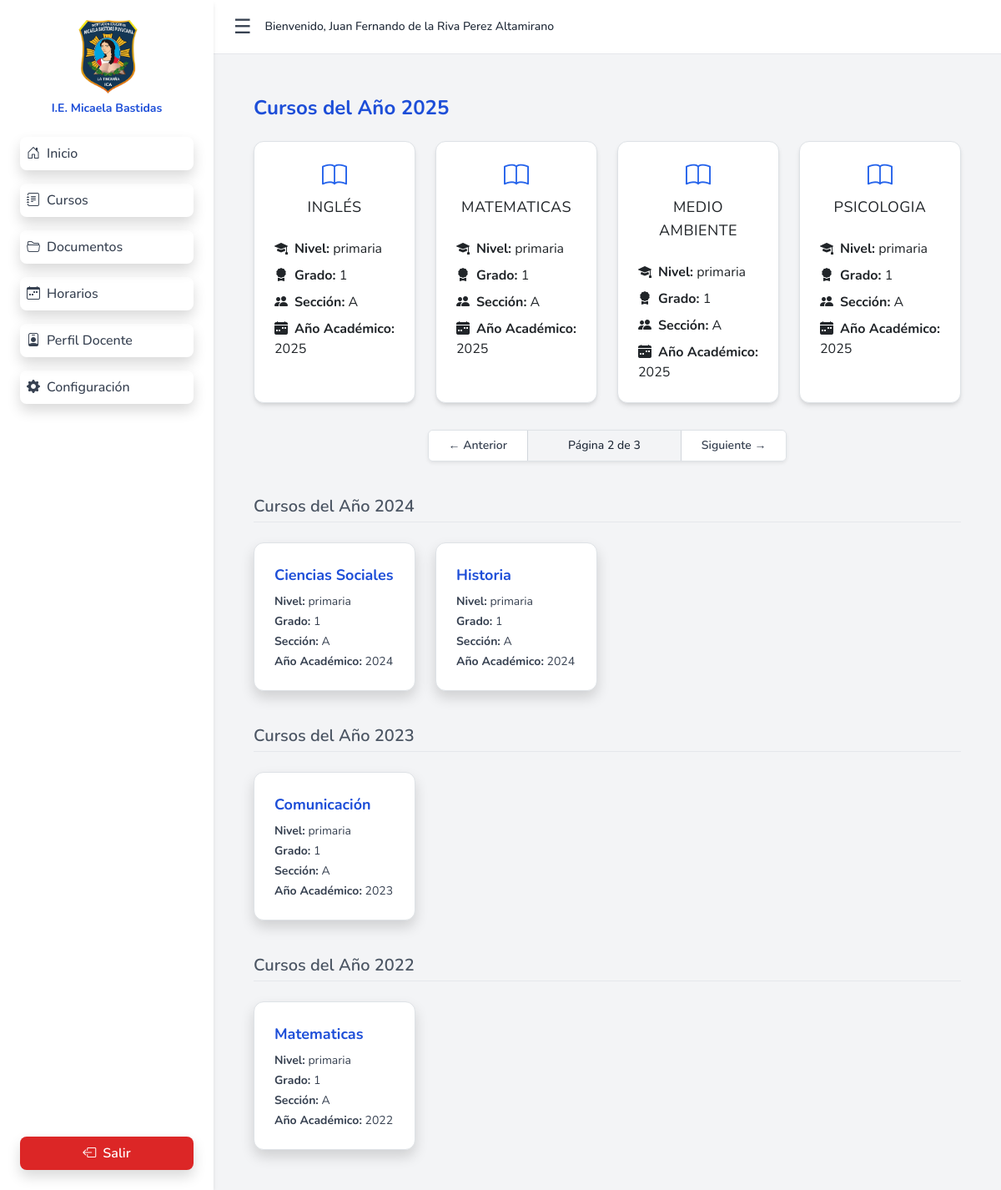
Page /courses/?year=2025&page=2 (signed in) on the earlier database version.
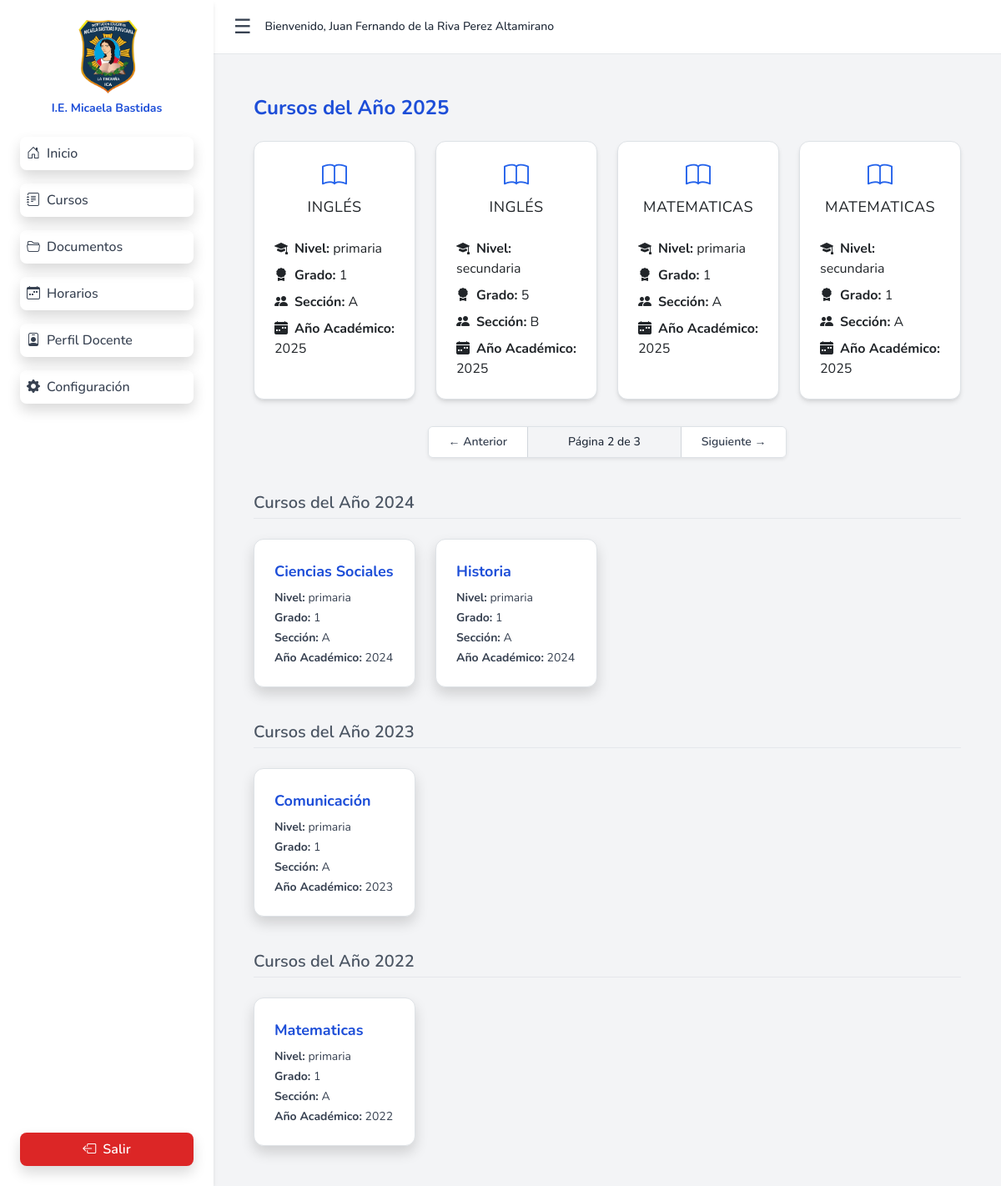
Same page on the later database version.
### class_assignment/models.py (models this page shows, shortened)
class ClassAssignment(models.Model):
    teacher = models.ForeignKey(Teacher, on_delete=models.CASCADE)
    course = models.ForeignKey(Course, on_delete=models.CASCADE)
    LEVEL_CHOICES = [
        ('primaria', 'Primaria'),
        ('secundaria', 'Secundaria'),
    ]
    level = models.CharField(max_length=10, choices=LEVEL_CHOICES)
    grade = models.PositiveSmallIntegerField()
    section = models.CharField(max_length=1)
    academic_year = models.CharField(max_length=4)
    class Meta:
        constraints = [
            models.UniqueConstraint(
                fields=['teacher', 'course', 'level', 'grade', 'section', 'academic_year'],
                name='unique_class_assignment_per_year'
            )
        ]

### course/models.py (models this page shows, shortened)
class Course(models.Model):
    name_validator = RegexValidator(
        regex=r'^[A-Za-zÀ-ÿ\s]{1,30}$',
        message='Course name must contain only letters and be up to 30 characters.'
    )
    name = models.CharField(max_length=30, validators=[name_validator])
    LEVEL_CHOICES = [
        ('primaria', 'Primaria'),
        ('secundaria', 'Secundaria'),
    ]
    level = models.CharField(max_length=10, choices=LEVEL_CHOICES)

### dashboard/views.py (the view)
# urls.py: path('courses/', views.teacher_courses, name='teacher_courses'),
@login_required
def teacher_courses(request):
    current_year = str(datetime.now().year)
    assignments = ClassAssignment.objects.filter(teacher__user=request.user)
    current_year_courses = [a for a in assignments if a.academic_year == current_year]
    past_courses_grouped = defaultdict(list)
    for assignment in assignments:
        if assignment.academic_year != current_year:
            past_courses_grouped[assignment.academic_year].append(assignment)
    current_year_courses.sort(key=lambda a: a.course.name.lower())
    past_years_courses = {
        year: sorted(course_list, key=lambda a: a.course.name.lower())
        for year, course_list in sorted(past_courses_grouped.items(), reverse=True)
    }
    current_page_number = request.GET.get("page")
    current_paginator = Paginator(current_year_courses, 4)
    current_year_page_obj = current_paginator.get_page(current_page_number)
    return render(request, 'dashboard/teacher_courses.html', {
        'current_year': current_year,
        'current_year_page_obj': current_year_page_obj,
        'current_year_courses': current_year_page_obj,  # alias para el template
        'past_years_courses': past_years_courses
    })

### preferences/context_processors.py (called while the page is built)
def dark_mode_context(request):
    if request.user.is_authenticated and hasattr(request.user, 'preferences'):
        return {'dark_mode': request.user.preferences.dark_mode}
    return {'dark_mode': False}

### templates/dashboard/teacher_courses.html (shortened to what this page needs)
{% extends 'base/base_dashboard.html' %}
{% load static %}
{% load i18n %}
{% block inner_content %}
<div class="p-6">
  {% if current_year_courses %}
    <h2 class="text-2xl font-bold text-blue-700 mb-6">{% trans "Cursos del Año" %} {{ current_year }}</h2>
    <div class="grid grid-cols-1 sm:grid-cols-2 md:grid-cols-3 lg:grid-cols-4 gap-6">
  {% for assignment in current_year_courses %}
    <a href="{% url 'course_detail' assignment.id %}" class="block group transition duration-300 transform hover:-translate-y-1">
      <div class="bg-white border border-gray-200 rounded-xl shadow-md p-4 h-full
                  transition-all duration-300 group-hover:shadow-lg">
        <div class="flex flex-col items-center justify-center mb-4">
          <i class="bi bi-book text-blue-600 text-3xl mb-1 transition group-hover:font-bold"></i>
          <h3 class="text-center text-lg uppercase tracking-wide transition group-hover:font-bold">
            {{ assignment.course.name }}
          </h3>
        </div>
        <ul class="text-base space-y-2 transition">
          <li class="transition group-hover:font-bold">
            <i class="bi bi-mortarboard-fill me-2"></i><strong>{% trans "Nivel" %}:</strong> {{ assignment.level }}
          </li>
          <li class="transition group-hover:font-bold">
            <i class="bi bi-award-fill me-2"></i><strong>{% trans "Grado" %}:</strong> {{ assignment.grade }}
          </li>
          <li class="transition group-hover:font-bold">
            <i class="bi bi-people-fill me-2"></i><strong>{% trans "Sección" %}:</strong> {{ assignment.section }}
          </li>
          <li class="transition group-hover:font-bold">
            <i class="bi bi-calendar-week-fill me-2"></i><strong>{% trans "Año Académico" %}:</strong> {{ assignment.academic_year }}
          </li>
        </ul>
      </div>
    </a>
  {% endfor %}
</div>
  {% endif %}
  {% if current_year_page_obj.has_other_pages %}
  <div class="flex justify-center mt-8">
    <nav class="inline-flex rounded-md shadow-sm overflow-hidden border border-gray-300" aria-label="Pagination">
      {% if current_year_page_obj.has_previous %}
        <a href="?year={{ current_year }}&page={{ current_year_page_obj.previous_page_number }}"
           class="px-4 py-2 bg-white text-gray-700 hover:bg-gray-100 font-semibold text-sm border-r border-gray-300 transition">
          ← {% trans "Anterior" %}
        </a>
      {% endif %}
      <span class="px-5 py-2 bg-gray-100 text-gray-800 font-medium text-sm border-r border-gray-300">
        {% trans "Página" %} {{ current_year_page_obj.number }} {% trans "de" %} {{ current_year_page_obj.paginator.num_pages }}
      </span>
      {% if current_year_page_obj.has_next %}
        <a href="?year={{ current_year }}&page={{ current_year_page_obj.next_page_number }}"
           class="px-4 py-2 bg-white text-gray-700 hover:bg-gray-100 font-semibold text-sm transition">
          {% trans "Siguiente" %} →
        </a>
      {% endif %}
    </nav>
  </div>
{% endif %}
  {% for year, assignments in past_years_courses.items %}
    <h2 class="text-xl font-semibold text-gray-600 mt-10 mb-4 border-b pb-1 border-gray-200">{% trans "Cursos del Año" %} {{ year }}</h2>
    <div class="grid grid-cols-1 sm:grid-cols-2 md:grid-cols-3 lg:grid-cols-4 gap-6">
      {% for assignment in assignments %}
        <div class="bg-white rounded-xl shadow p-4 border hover:border-blue-300 transition">
          <h3 class="text-lg font-bold text-blue-700 mb-2">{{ assignment.course.name }}</h3>
          <ul class="text-sm text-gray-700 space-y-1">
            <li><strong>{% trans "Nivel" %}:</strong> {{ assignment.level }}</li>
            <li><strong>{% trans "Grado" %}:</strong> {{ assignment.grade }}</li>
            <li><strong>{% trans "Sección" %}:</strong> {{ assignment.section }}</li>
            <li><strong>{% trans "Año Académico" %}:</strong> {{ assignment.academic_year }}</li>
          </ul>
        </div>
      {% endfor %}
    </div>
  {% endfor %}
</div>
{% endblock %}

### templates/base/base_dashboard.html (shortened to what this page needs)
{% extends 'base/base.html' %}
{% load static %}
{% load i18n %}
{% block content %}
<div id="dashboardContainer" class="flex h-screen overflow-hidden bg-gray-100">
  <aside id="sidebar"
         class="w-64 bg-white shadow-md transition-all duration-300 ease-in-out flex flex-col justify-between z-40">
    <div>
      <div class="text-center mt-4">
        <img src="{% static 'img/logo.jpg' %}" class="mx-auto w-20 mb-2" alt="Logo Colegio">
        <h5 class="text-blue-700 font-bold text-sm">I.E. Micaela Bastidas</h5>
      </div>
      <ul class="mt-6 space-y-4 px-6">
        <li>
          <a href="{% url 'teacher_dashboard' %}"
             class="flex items-center space-x-2 p-2 rounded-lg shadow transition font-medium
                    {% if request.path == '/dashboard/' %}bg-black text-white{% else %}text-gray-700 hover:bg-black hover:text-white{% endif %}">
            <i class="bi bi-house-door"></i><span class="text-base">{% trans "Inicio" %}</span>
          </a>
        </li>
        <li>
          <a href="{% url 'teacher_courses' %}"
             class="flex items-center space-x-2 p-2 rounded-lg shadow transition font-medium
                    {% if '/dashboard/courses/' in request.path or '/dashboard/my-courses/' in request.path %}bg-black text-white{% else %}text-gray-700 hover:bg-black hover:text-white{% endif %}">
            <i class="bi bi-journal-text"></i><span class="text-base">{% trans "Cursos" %}</span>
          </a>
        </li>
        <li>
          <a href="{% url 'teacher_documents' %}"
             class="flex items-center space-x-2 p-2 rounded-lg shadow transition font-medium
                    {% if request.path == '/dashboard/documents/' %}bg-black text-white{% else %}text-gray-700 hover:bg-black hover:text-white{% endif %}">
            <i class="bi bi-folder2-open"></i><span class="text-base">{% trans "Documentos" %}</span>
          </a>
        </li>
        <li>
          <a href="{% url 'teacher_schedule' %}"
             class="flex items-center space-x-2 p-2 rounded-lg shadow transition font-medium
                    {% if request.path == '/dashboard/schedules/' %}bg-black text-white{% else %}text-gray-700 hover:bg-black hover:text-white{% endif %}">
            <i class="bi bi-calendar-week"></i><span class="text-base">{% trans "Horarios" %}</span>
          </a>
        </li>
        <li>
          <a href="{% url 'teacher_profile' %}"
             class="flex items-center space-x-2 p-2 rounded-lg shadow transition font-medium
                    {% if '/dashboard/profile/' in request.path or '/dashboard/profile/edit' in request.path %}bg-black text-white{% else %}text-gray-700 hover:bg-black hover:text-white{% endif %}">
            <i class="bi bi-person-badge"></i><span class="text-base">{% trans "Perfil Docente" %}</span>
          </a>
        </li>
        <li>
          <a href="{% url 'configuration' %}"
             class="flex items-center space-x-2 p-2 rounded-lg shadow transition font-medium
                    {% if request.path == '/dashboard/configuration/' %}bg-black text-white{% else %}text-gray-700 hover:bg-black hover:text-white{% endif %}">
            <i class="bi bi-gear-fill"></i><span class="text-base">{% trans "Configuración" %}</span>
          </a>
        </li>
      </ul>
    </div>
    <form method="post" action="{% url 'logout' %}" class="p-6">
      <button type="submit"
              class="w-full bg-red-600 hover:bg-red-700 text-white font-semibold py-2 px-4 rounded-lg shadow transition">
        <i class="bi bi-box-arrow-left me-2"></i>{% trans "Salir" %}
      </button>
    </form>
  </aside>
  <div class="flex-1 flex flex-col">
    <header class="bg-white border-b shadow px-6 py-3 flex items-center justify-between">
      <div class="flex items-center space-x-4">
        <button id="toggleSidebar"
                class="text-gray-700 text-2xl focus:outline-none transition hover:scale-105">
          ☰
        </button>
        <span class="text-sm text-gray-800 font-medium">
          {% trans "Bienvenido" %}, {{ user.first_name }} {{ user.last_name }}
        </span>
      </div>
    </header>
    <main class="flex-1 overflow-y-auto p-6 bg-gray-100">
      {% block inner_content %}{% endblock %}
    </main>
  </div>
</div>
{% endblock %}

### templates/base/base.html (shortened to what this page needs)
{% load static %}
{% load i18n %}
<!DOCTYPE html>
<html lang="en">
<head>
    <link rel="stylesheet" href="https://cdn.jsdelivr.net/npm/bootstrap@5.3.2/dist/css/bootstrap.min.css">
    <link rel="stylesheet" href="https://cdn.jsdelivr.net/npm/bootstrap-icons@1.10.5/font/bootstrap-icons.css">
    <link rel="stylesheet" href="https://cdnjs.cloudflare.com/ajax/libs/animate.css/4.1.1/animate.min.css"/>
    <link href="https://cdn.jsdelivr.net/npm/tailwindcss@2.2.19/dist/tailwind.min.css" rel="stylesheet">
    <link rel="stylesheet" href="{% static 'css/styles.css' %}">
    <link rel="stylesheet" href="{% static 'css/dashboard.css' %}">
    <script src="https://cdn.tailwindcss.com"></script>
    {% if request.resolver_match.url_name == 'teacher_courses' %}
    <link rel="stylesheet" href="{% static 'css/teacher_courses.css' %}">
    {% endif %}
</head>
<body>
{% block content %}{% endblock %}
</body>
</html>

### static/css/styles.css (style rules this page uses)
body { min-height: 100vh; display: flex; flex-direction: column; margin: 0; padding: 0; }

### static/css/dashboard.css (style rules this page uses)
body { margin: 0; font-family: 'Segoe UI', Tahoma, Geneva, Verdana, sans-serif; background-color: #ffffff; height: auto; min-height: 100vh; overflow-x: hidden; overflow-y: auto; }

### static/css/teacher_courses.css (style rules this page uses)
html, body { margin: 0; padding: 0; height: 100%; overflow-x: hidden; overflow-y: auto; }

### templates/base/base.html (style rules this page uses)
body { font-family: 'Nunito', sans-serif; }

Differences in the rows shown:
no longer on this page (row unchanged): ClassAssignment: course.name "MEDIO AMBIENTE", level "primaria", grade "1", section "A", academic_year "2025", shown under "Cursos del Año 2025"
no longer on this page (row unchanged): ClassAssignment: course.name "PSICOLOGIA", level "primaria", grade "1", section "A", academic_year "2025", shown under "Cursos del Año 2025"
added ClassAssignment: course.name "INGLÉS", level "secundaria", grade "5", section "B", academic_year "2025", shown under "Cursos del Año 2025"
added ClassAssignment: course.name "MATEMATICAS", level "secundaria", grade "1", section "A", academic_year "2025", shown under "Cursos del Año 2025"
